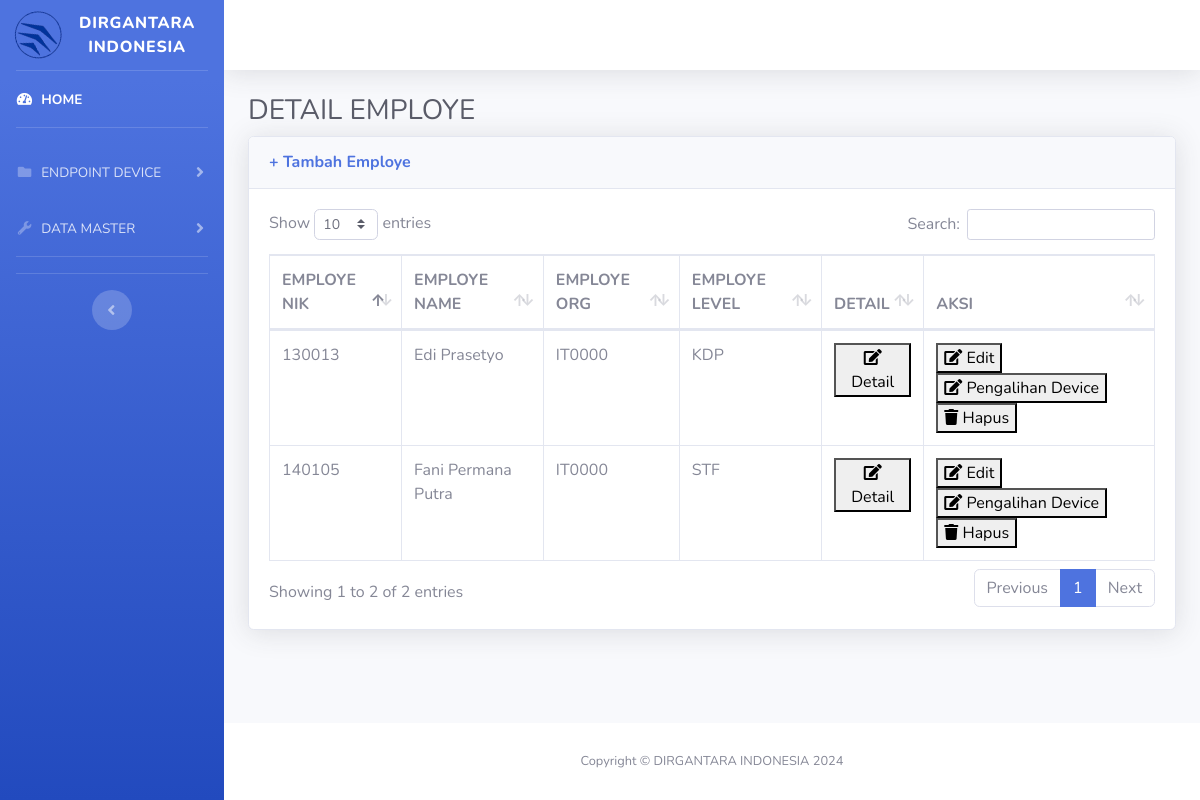
The app's page /employe/data_employe.php with its own data.
### tables this page shows
CREATE TABLE `master_employee` (
  `id_pengguna` int(11) NOT NULL,
  `employe_nik` int(11) NOT NULL,
  `employe_name` varchar(50) NOT NULL,
  `c_org` varchar(50) NOT NULL,
  `id_level` int(11) NOT NULL
);

CREATE TABLE `organisasi` (
  `id_org` int(11) NOT NULL,
  `c_org` varchar(50) NOT NULL,
  `c_org_parent` varchar(50) NOT NULL,
  `n_org` varchar(100) NOT NULL,
  `e_org` varchar(100) NOT NULL
);

CREATE TABLE `level` (
  `id_level` int(11) NOT NULL,
  `nama_level` varchar(50) NOT NULL
);

### employe/data_employe.php (the view, shortened to what this page needs)
<?php
include '../koneksi.php';
if(isset($_POST['cari'])){
    $cari = $_POST['search'];
    $sql = "SELECT * FROM master_employee INNER JOIN organisasi ON master_employee.c_org = organisasi.c_org INNER JOIN level ON master_employee.id_level = level.id_level WHERE employe_nik LIKE '%$cari%' OR employe_name LIKE '%$cari%' OR c_org LIKE '%$cari%' OR level LIKE '%$cari%'";
    $level = mysqli_query($conn, $sql);
}else{
    $sql = "SELECT * FROM master_employee INNER JOIN organisasi ON master_employee.c_org = organisasi.c_org INNER JOIN level ON master_employee.id_level = level.id_level";
    $level = mysqli_query($conn, $sql);
}
?>
<!DOCTYPE html>
<html lang="en">
<head>
    <link href="../vendor/fontawesome-free/css/all.min.css" rel="stylesheet" type="text/css">
    <link href="../css/sb-admin-2.min.css" rel="stylesheet">
    <link href="../vendor/datatables/dataTables.bootstrap4.min.css" rel="stylesheet">
</head>
<body id="page-top">
    <?php include("sidebar.php") ?>
        <div id="content-wrapper" class="d-flex flex-column">
            <div id="content">
                <nav class="navbar navbar-expand navbar-light bg-white topbar mb-4 static-top shadow">
                </nav>
                <div class="container-fluid">
                    <h1 class="h3 mb-2 text-gray-800">DETAIL EMPLOYE</h1>
                    <div class="card shadow mb-4">
                        <div class="card-header py-3">
                            <h6 class="m-0 font-weight-bold text-primary"><a href="tambah_employe.php">+ Tambah Employe</a></h6>
                        </div>
                        <div class="card-body">
                            <div class="table-responsive">
                                <table class="table table-bordered" id="dataTable" width="100%" cellspacing="0">
                                    <thead>
                                        <tr>
                                            <th>EMPLOYE NIK</th>
                                            <th>EMPLOYE NAME</th>
                                            <th>EMPLOYE ORG</th>
                                            <th>EMPLOYE LEVEL</th>
                                            <th>DETAIL</th>
                                            <th>AKSI</th>
                                        </tr>
                                    </thead>
                                    <tbody>
                                    <?php foreach ($level as $row) : ?>
                                    <tr>
                                        <td><?= $row["employe_nik"]; ?></td>
                                        <td><?= $row["employe_name"]; ?></td>
                                        <td><?= $row["c_org"]; ?></td>
                                        <td><?= $row["nama_level"]; ?></td>
                                        <td>
                                            <a href="../employe/detail_employe_data.php?id=<?=$row['employe_nik'];?>"><button class=><i class="fa fa-edit"></i> Detail</button></a>
                                        </td>
                                        <td>
                                        <a href="../hapus dan edit/edit_employe.php?id=<?=$row['employe_nik'];?>"><button class='edit'><i class="fa fa-edit"></i> Edit</button></a>
                                        <a href="../hapus dan edit/edit_employe.php?id=<?=$row['employe_nik'];?>"><button class='edit'><i class="fa fa-edit"></i> Pengalihan Device</button></a>
                                        <a href="../hapus dan edit/hapus_employe.php?id=<?=$row['employe_nik'];?>" onclick="return confirm ('yakin untuk menghapus?');"><button class='hapus'><i class="fa fa-trash"></i> Hapus</button></a>
                                        </td>
                                    </tr>
                                    <?php endforeach; ?>
                                    </tbody>
                                </table>
                            </div>
                        </div>
                    </div>
                </div>
            </div>
            <footer class="sticky-footer bg-white">
                <div class="container my-auto">
                    <div class="copyright text-center my-auto">
                        <span>Copyright &copy; DIRGANTARA INDONESIA 2024</span>
                    </div>
                </div>
            </footer>
        </div>
    </div>
</body>
</html>

### records on screen
master_employee: employe_nik "140105", employe_name "Fani Permana Putra", organisasi.c_org "IT0000", id_level.nama_level "STF"
master_employee: employe_nik "130013", employe_name "Edi Prasetyo", organisasi.c_org "IT0000", id_level.nama_level "KDP"
